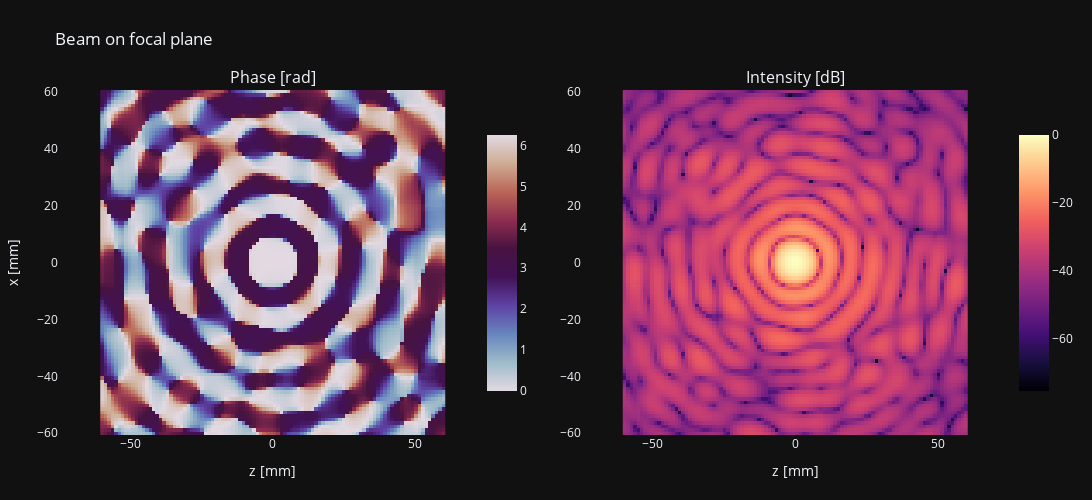

Notebook code for this chart:
### Markdown cell above
## Here is the graph of the focal plane beam extracted from the simulation data.

### Code cell
# load simulation data 
Npts_x = np.shape(dataset["field_fp"])[0]
Npts_z = np.shape(dataset["field_fp"])[1]
scanrange_x = 120 # [mm]
scanrange_z = 120 # [mm]
P_rx_x = np.linspace(-scanrange_x/2.0, scanrange_x/2.0, Npts_x)
P_rx_y = 209.920654 # mm, position of focus point with rf source located 1km away
P_rx_z = np.linspace(-scanrange_z/2.0, scanrange_z/2.0, Npts_z)

beam_fp = dataset["field_fp"]
beammain = beam_fp[int(Npts_x/2), int(Npts_z/2)]
beam_fp = beam_fp * np.conj(beammain)
beam_fp = beam_fp / np.max(np.abs(beam_fp))

############# plot the field on focal plane #######################################
x = P_rx_z
y = P_rx_x
field = beam_fp
scalar_field_plot(x, y, field, title='Beam on focal plane', xlabel="z [mm]", ylabel="x [mm]")

### Figure 1 — Plotly figure (JSON) as saved in the notebook; plotly's stock layout.template omitted (floating-point values rounded to 4 significant figures; data arrays with more than 128 entries replaced by an {"elided": "..."} marker saying what was removed)
{"data": [{"colorbar": {"len": 0.8, "x": 0.44}, "colorscale": [[0, "#e2d9e2"], [0.1111, "#9ebbc9"], [0.2222, "#6785be"], [0.3333, "#5e43a5"], [0.4444, "#421257"], [0.5556, "#471340"], [0.6667, "#8e2c50"], [0.7778, "#ba6657"], [0.8889, "#ceac94"], [1, "#e2d9e2"]], "name": "phase", "showlegend": false, "showscale": true, "type": "heatmap", "x": [-60, -58.79, -57.58, -56.36, -55.15, -53.94, -52.73, -51.52, -50.3, -49.09, -47.88, -46.67, -45.45, -44.24, -43.03, -41.82, -40.61, -39.39, -38.18, -36.97, -35.76, -34.55, -33.33, -32.12, -30.91, -29.7, -28.48, -27.27, -26.06, -24.85, -23.64, -22.42, -21.21, -20, -18.79, -17.58, -16.36, -15.15, -13.94, -12.73, -11.52, -10.3, -9.091, -7.879, -6.667, -5.455, -4.242, -3.03, -1.818, -0.6061, 0.6061, 1.818, 3.03, 4.242, 5.455, 6.667, 7.879, 9.091, 10.3, 11.52, 12.73, 13.94, 15.15, 16.36, 17.58, 18.79, 20, 21.21, 22.42, 23.64, 24.85, 26.06, 27.27, 28.48, 29.7, 30.91, 32.12, 33.33, 34.55, 35.76, 36.97, 38.18, 39.39, 40.61, 41.82, 43.03, 44.24, 45.45, 46.67, 47.88, 49.09, 50.3, 51.52, 52.73, 53.94, 55.15, 56.36, 57.58, 58.79, 60], "xaxis": "x", "y": [-60, -58.79, -57.58, -56.36, -55.15, -53.94, -52.73, -51.52, -50.3, -49.09, -47.88, -46.67, -45.45, -44.24, -43.03, -41.82, -40.61, -39.39, -38.18, -36.97, -35.76, -34.55, -33.33, -32.12, -30.91, -29.7, -28.48, -27.27, -26.06, -24.85, -23.64, -22.42, -21.21, -20, -18.79, -17.58, -16.36, -15.15, -13.94, -12.73, -11.52, -10.3, -9.091, -7.879, -6.667, -5.455, -4.242, -3.03, -1.818, -0.6061, 0.6061, 1.818, 3.03, 4.242, 5.455, 6.667, 7.879, 9.091, 10.3, 11.52, 12.73, 13.94, 15.15, 16.36, 17.58, 18.79, 20, 21.21, 22.42, 23.64, 24.85, 26.06, 27.27, 28.48, 29.7, 30.91, 32.12, 33.33, 34.55, 35.76, 36.97, 38.18, 39.39, 40.61, 41.82, 43.03, 44.24, 45.45, 46.67, 47.88, 49.09, 50.3, 51.52, 52.73, 53.94, 55.15, 56.36, 57.58, 58.79, 60], "yaxis": "y", "z": {"elided": "100x100 float values"}}, {"colorbar": {"len": 0.8, "x": 1}, "colorscale": [[0, "#000004"], [0.1111, "#180f3d"], [0.2222, "#440f76"], [0.3333, "#721f81"], [0.4444, "#9e2f7f"], [0.5556, "#cd4071"], [0.6667, "#f1605d"], [0.7778, "#fd9668"], [0.8889, "#feca8d"], [1, "#fcfdbf"]], "name": "power", "showlegend": false, "showscale": true, "type": "heatmap", "x": [-60, -58.79, -57.58, -56.36, -55.15, -53.94, -52.73, -51.52, -50.3, -49.09, -47.88, -46.67, -45.45, -44.24, -43.03, -41.82, -40.61, -39.39, -38.18, -36.97, -35.76, -34.55, -33.33, -32.12, -30.91, -29.7, -28.48, -27.27, -26.06, -24.85, -23.64, -22.42, -21.21, -20, -18.79, -17.58, -16.36, -15.15, -13.94, -12.73, -11.52, -10.3, -9.091, -7.879, -6.667, -5.455, -4.242, -3.03, -1.818, -0.6061, 0.6061, 1.818, 3.03, 4.242, 5.455, 6.667, 7.879, 9.091, 10.3, 11.52, 12.73, 13.94, 15.15, 16.36, 17.58, 18.79, 20, 21.21, 22.42, 23.64, 24.85, 26.06, 27.27, 28.48, 29.7, 30.91, 32.12, 33.33, 34.55, 35.76, 36.97, 38.18, 39.39, 40.61, 41.82, 43.03, 44.24, 45.45, 46.67, 47.88, 49.09, 50.3, 51.52, 52.73, 53.94, 55.15, 56.36, 57.58, 58.79, 60], "xaxis": "x2", "y": [-60, -58.79, -57.58, -56.36, -55.15, -53.94, -52.73, -51.52, -50.3, -49.09, -47.88, -46.67, -45.45, -44.24, -43.03, -41.82, -40.61, -39.39, -38.18, -36.97, -35.76, -34.55, -33.33, -32.12, -30.91, -29.7, -28.48, -27.27, -26.06, -24.85, -23.64, -22.42, -21.21, -20, -18.79, -17.58, -16.36, -15.15, -13.94, -12.73, -11.52, -10.3, -9.091, -7.879, -6.667, -5.455, -4.242, -3.03, -1.818, -0.6061, 0.6061, 1.818, 3.03, 4.242, 5.455, 6.667, 7.879, 9.091, 10.3, 11.52, 12.73, 13.94, 15.15, 16.36, 17.58, 18.79, 20, 21.21, 22.42, 23.64, 24.85, 26.06, 27.27, 28.48, 29.7, 30.91, 32.12, 33.33, 34.55, 35.76, 36.97, 38.18, 39.39, 40.61, 41.82, 43.03, 44.24, 45.45, 46.67, 47.88, 49.09, 50.3, 51.52, 52.73, 53.94, 55.15, 56.36, 57.58, 58.79, 60], "yaxis": "y2", "z": {"elided": "100x100 float values"}}], "layout": {"annotations": [{"font": {"size": 16}, "showarrow": false, "text": "Phase [rad]", "x": 0.225, "xanchor": "center", "xref": "paper", "y": 1, "yanchor": "bottom", "yref": "paper"}, {"font": {"size": 16}, "showarrow": false, "text": "Intensity [dB]", "x": 0.775, "xanchor": "center", "xref": "paper", "y": 1, "yanchor": "bottom", "yref": "paper"}], "autosize": true, "height": 500, "margin": {"b": 65, "l": 50, "r": 50, "t": 90}, "title": {"text": "Beam on focal plane"}, "width": 1200, "xaxis": {"anchor": "y", "domain": [0, 0.45], "showgrid": false, "title": {"text": "z [mm]"}, "zeroline": false}, "xaxis2": {"anchor": "y2", "domain": [0.55, 1], "scaleanchor": "x", "showgrid": false, "title": {"text": "z [mm]"}, "zeroline": false}, "yaxis": {"anchor": "x", "domain": [0, 1], "scaleanchor": "x", "showgrid": false, "title": {"text": "x [mm]"}, "zeroline": false}, "yaxis2": {"anchor": "x2", "domain": [0, 1], "scaleanchor": "y", "showgrid": false, "zeroline": false}}}
